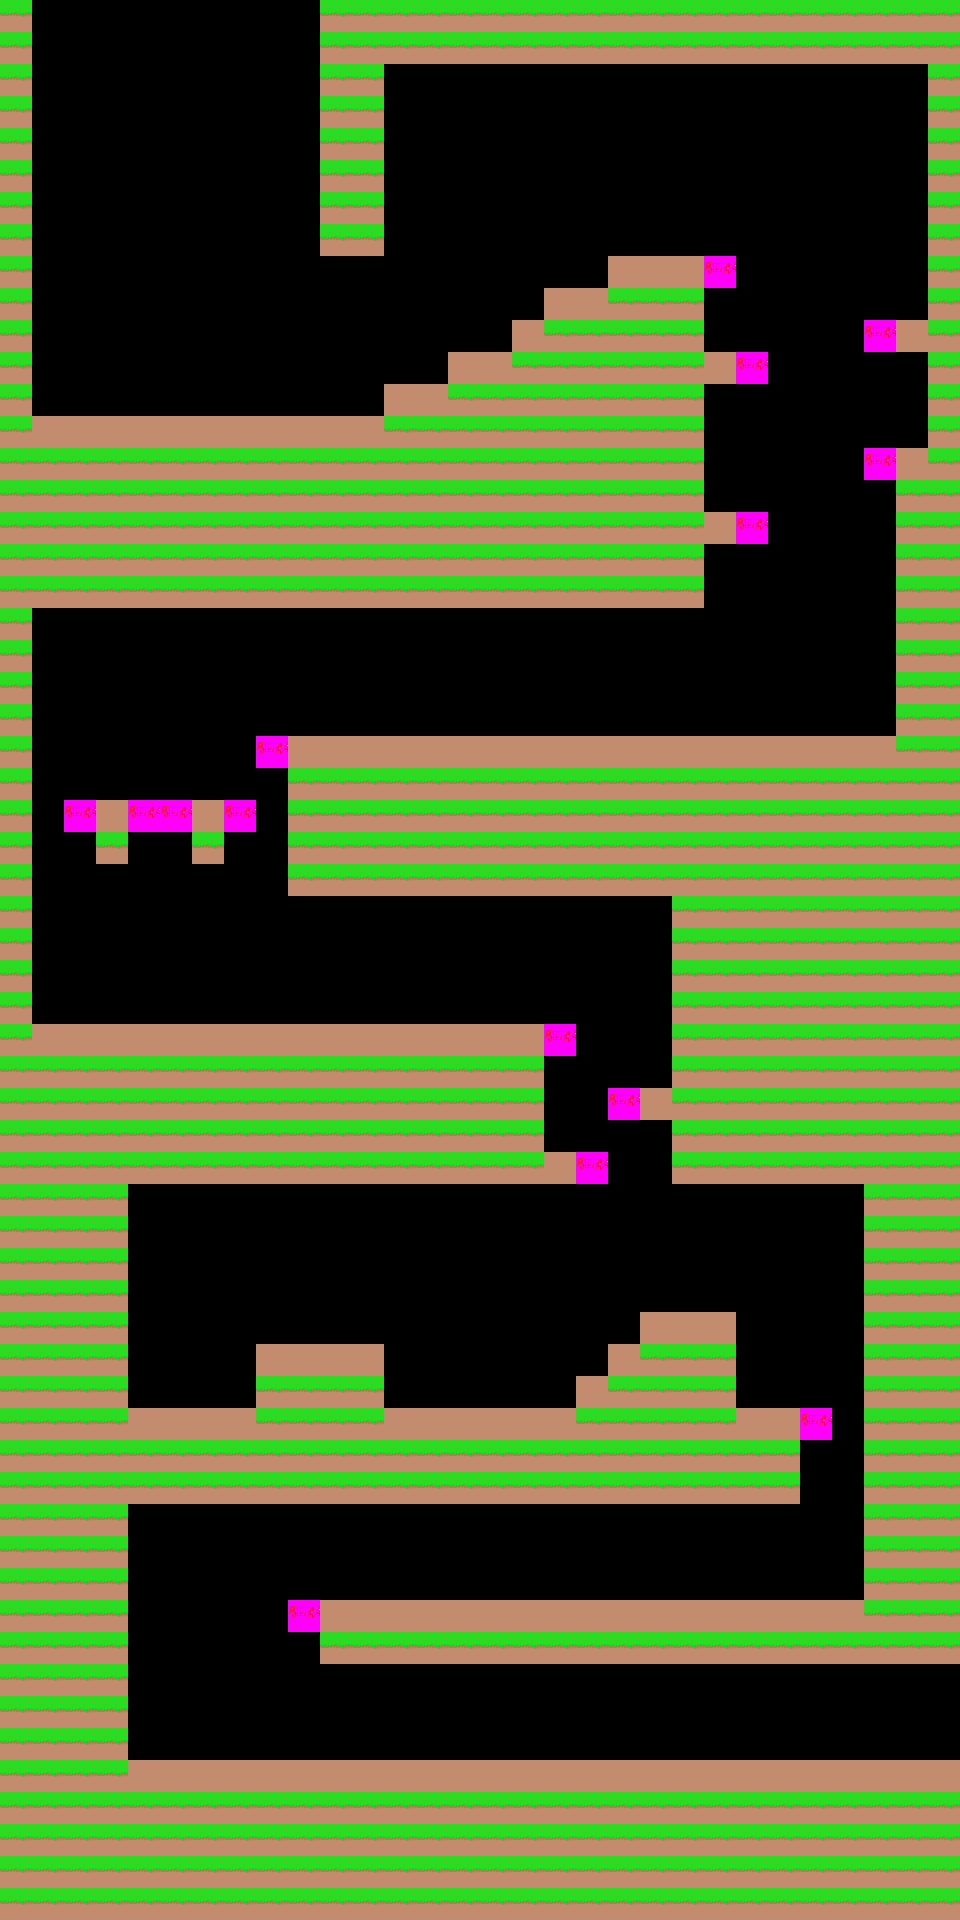

A level layout from a 2D game, rendered from its tile map. Below: a short description, then the map file with its tile-grid data intact:
An orthogonal 30x60 tile map with 32x32 px tiles, 1 tile layer (Camada de Blocos 1) and 1 object (Sensor).

<map version="1.10" tiledversion="1.10.2" orientation="orthogonal" renderorder="right-down" width="30" height="60" tilewidth="32" tileheight="32" infinite="0" nextlayerid="3" nextobjectid="4">
 <editorsettings>
  <export target="../game/levels/1/mapa1.js" format="js" />
 </editorsettings>
 <tileset firstgid="1" source="tiles.tsx" />
 <layer id="1" name="Camada de Blocos 1" width="30" height="60">
  <data encoding="csv">
7,0,0,0,0,0,0,0,0,0,7,7,7,7,7,7,7,7,7,7,7,7,7,7,7,7,7,7,7,7,
7,0,0,0,0,0,0,0,0,0,7,7,7,7,7,7,7,7,7,7,7,7,7,7,7,7,7,7,7,7,
7,0,0,0,0,0,0,0,0,0,7,7,0,0,0,0,0,0,0,0,0,0,0,0,0,0,0,0,0,7,
7,0,0,0,0,0,0,0,0,0,7,7,0,0,0,0,0,0,0,0,0,0,0,0,0,0,0,0,0,7,
7,0,0,0,0,0,0,0,0,0,7,7,0,0,0,0,0,0,0,0,0,0,0,0,0,0,0,0,0,7,
7,0,0,0,0,0,0,0,0,0,7,7,0,0,0,0,0,0,0,0,0,0,0,0,0,0,0,0,0,7,
7,0,0,0,0,0,0,0,0,0,7,7,0,0,0,0,0,0,0,0,0,0,0,0,0,0,0,0,0,7,
7,0,0,0,0,0,0,0,0,0,7,7,0,0,0,0,0,0,0,0,0,0,0,0,0,0,0,0,0,7,
7,0,0,0,0,0,0,0,0,0,0,0,0,0,0,0,0,0,0,6,6,6,2,0,0,0,0,0,0,7,
7,0,0,0,0,0,0,0,0,0,0,0,0,0,0,0,0,6,6,7,7,7,0,0,0,0,0,0,0,7,
7,0,0,0,0,0,0,0,0,0,0,0,0,0,0,0,6,7,7,7,7,7,0,0,0,0,0,2,6,7,
7,0,0,0,0,0,0,0,0,0,0,0,0,0,6,6,7,7,7,7,7,7,6,2,0,0,0,0,0,7,
7,0,0,0,0,0,0,0,0,0,0,0,6,6,7,7,7,7,7,7,7,7,0,0,0,0,0,0,0,7,
7,6,6,6,6,6,6,6,6,6,6,6,7,7,7,7,7,7,7,7,7,7,0,0,0,0,0,0,0,7,
7,7,7,7,7,7,7,7,7,7,7,7,7,7,7,7,7,7,7,7,7,7,0,0,0,0,0,2,6,7,
7,7,7,7,7,7,7,7,7,7,7,7,7,7,7,7,7,7,7,7,7,7,0,0,0,0,0,0,7,7,
7,7,7,7,7,7,7,7,7,7,7,7,7,7,7,7,7,7,7,7,7,7,6,2,0,0,0,0,7,7,
7,7,7,7,7,7,7,7,7,7,7,7,7,7,7,7,7,7,7,7,7,7,0,0,0,0,0,0,7,7,
7,7,7,7,7,7,7,7,7,7,7,7,7,7,7,7,7,7,7,7,7,7,0,0,0,0,0,0,7,7,
7,0,0,0,0,0,0,0,0,0,0,0,0,0,0,0,0,0,0,0,0,0,0,0,0,0,0,0,7,7,
7,0,0,0,0,0,0,0,0,0,0,0,0,0,0,0,0,0,0,0,0,0,0,0,0,0,0,0,7,7,
7,0,0,0,0,0,0,0,0,0,0,0,0,0,0,0,0,0,0,0,0,0,0,0,0,0,0,0,7,7,
7,0,0,0,0,0,0,0,0,0,0,0,0,0,0,0,0,0,0,0,0,0,0,0,0,0,0,0,7,7,
7,0,0,0,0,0,0,0,2,6,6,6,6,6,6,6,6,6,6,6,6,6,6,6,6,6,6,6,7,7,
7,0,0,0,0,0,0,0,0,7,7,7,7,7,7,7,7,7,7,7,7,7,7,7,7,7,7,7,7,7,
7,0,2,6,2,2,6,2,0,7,7,7,7,7,7,7,7,7,7,7,7,7,7,7,7,7,7,7,7,7,
7,0,0,7,0,0,7,0,0,7,7,7,7,7,7,7,7,7,7,7,7,7,7,7,7,7,7,7,7,7,
7,0,0,0,0,0,0,0,0,7,7,7,7,7,7,7,7,7,7,7,7,7,7,7,7,7,7,7,7,7,
7,0,0,0,0,0,0,0,0,0,0,0,0,0,0,0,0,0,0,0,0,7,7,7,7,7,7,7,7,7,
7,0,0,0,0,0,0,0,0,0,0,0,0,0,0,0,0,0,0,0,0,7,7,7,7,7,7,7,7,7,
7,0,0,0,0,0,0,0,0,0,0,0,0,0,0,0,0,0,0,0,0,7,7,7,7,7,7,7,7,7,
7,0,0,0,0,0,0,0,0,0,0,0,0,0,0,0,0,0,0,0,0,7,7,7,7,7,7,7,7,7,
7,6,6,6,6,6,6,6,6,6,6,6,6,6,6,6,6,2,0,0,0,7,7,7,7,7,7,7,7,7,
7,7,7,7,7,7,7,7,7,7,7,7,7,7,7,7,7,0,0,0,0,7,7,7,7,7,7,7,7,7,
7,7,7,7,7,7,7,7,7,7,7,7,7,7,7,7,7,0,0,2,6,7,7,7,7,7,7,7,7,7,
7,7,7,7,7,7,7,7,7,7,7,7,7,7,7,7,7,0,0,0,0,7,7,7,7,7,7,7,7,7,
7,7,7,7,7,7,7,7,7,7,7,7,7,7,7,7,7,6,2,0,0,7,7,7,7,7,7,7,7,7,
7,7,7,7,0,0,0,0,0,0,0,0,0,0,0,0,0,0,0,0,0,0,0,0,0,0,0,7,7,7,
7,7,7,7,0,0,0,0,0,0,0,0,0,0,0,0,0,0,0,0,0,0,0,0,0,0,0,7,7,7,
7,7,7,7,0,0,0,0,0,0,0,0,0,0,0,0,0,0,0,0,0,0,0,0,0,0,0,7,7,7,
7,7,7,7,0,0,0,0,0,0,0,0,0,0,0,0,0,0,0,0,0,0,0,0,0,0,0,7,7,7,
7,7,7,7,0,0,0,0,0,0,0,0,0,0,0,0,0,0,0,0,6,6,6,0,0,0,0,7,7,7,
7,7,7,7,0,0,0,0,6,6,6,6,0,0,0,0,0,0,0,6,7,7,7,0,0,0,0,7,7,7,
7,7,7,7,0,0,0,0,7,7,7,7,0,0,0,0,0,0,6,7,7,7,7,0,0,0,0,7,7,7,
7,7,7,7,6,6,6,6,7,7,7,7,6,6,6,6,6,6,7,7,7,7,7,6,6,2,0,7,7,7,
7,7,7,7,7,7,7,7,7,7,7,7,7,7,7,7,7,7,7,7,7,7,7,7,7,0,0,7,7,7,
7,7,7,7,7,7,7,7,7,7,7,7,7,7,7,7,7,7,7,7,7,7,7,7,7,0,0,7,7,7,
7,7,7,7,0,0,0,0,0,0,0,0,0,0,0,0,0,0,0,0,0,0,0,0,0,0,0,7,7,7,
7,7,7,7,0,0,0,0,0,0,0,0,0,0,0,0,0,0,0,0,0,0,0,0,0,0,0,7,7,7,
7,7,7,7,0,0,0,0,0,0,0,0,0,0,0,0,0,0,0,0,0,0,0,0,0,0,0,7,7,7,
7,7,7,7,0,0,0,0,0,2,6,6,6,6,6,6,6,6,6,6,6,6,6,6,6,6,6,7,7,7,
7,7,7,7,0,0,0,0,0,0,7,7,7,7,7,7,7,7,7,7,7,7,7,7,7,7,7,7,7,7,
7,7,7,7,0,0,0,0,0,0,0,0,0,0,0,0,0,0,0,0,0,0,0,0,0,0,0,0,0,0,
7,7,7,7,0,0,0,0,0,0,0,0,0,0,0,0,0,0,0,0,0,0,0,0,0,0,0,0,0,0,
7,7,7,7,0,0,0,0,0,0,0,0,0,0,0,0,0,0,0,0,0,0,0,0,0,0,0,0,0,0,
7,7,7,7,6,6,6,6,6,6,6,6,6,6,6,6,6,6,6,6,6,6,6,6,6,6,6,6,6,6,
7,7,7,7,7,7,7,7,7,7,7,7,7,7,7,7,7,7,7,7,7,7,7,7,7,7,7,7,7,7,
7,7,7,7,7,7,7,7,7,7,7,7,7,7,7,7,7,7,7,7,7,7,7,7,7,7,7,7,7,7,
7,7,7,7,7,7,7,7,7,7,7,7,7,7,7,7,7,7,7,7,7,7,7,7,7,7,7,7,7,7,
7,7,7,7,7,7,7,7,7,7,7,7,7,7,7,7,7,7,7,7,7,7,7,7,7,7,7,7,7,7
</data>
 </layer>
 <objectgroup id="2" name="Camada de Objetos 1">
  <object id="3" name="LevelExit" type="Sensor" x="896" y="1664" width="64" height="96" />
 </objectgroup>
</map>